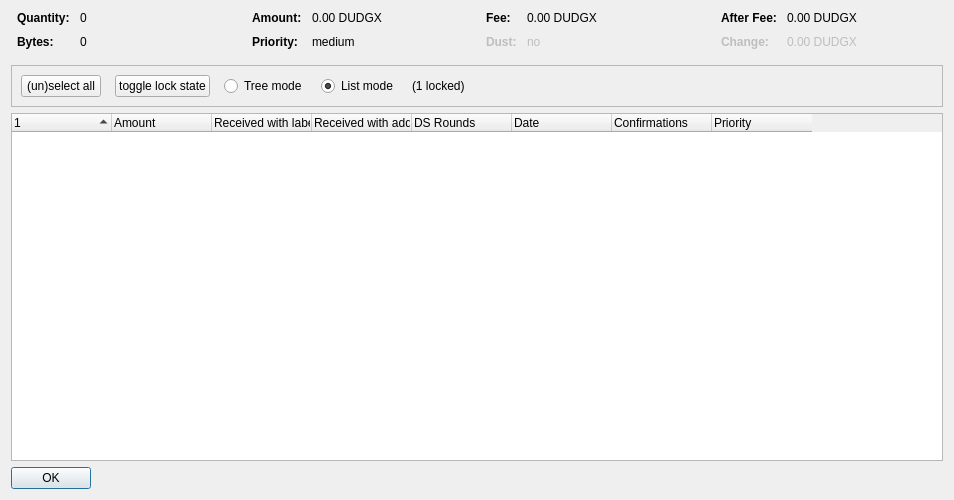
<?xml version="1.0" encoding="UTF-8"?>
<ui version="4.0">
 <class>CoinControlDialog</class>
 <widget class="QDialog" name="CoinControlDialog">
  <property name="geometry">
   <rect>
    <x>0</x>
    <y>0</y>
    <width>954</width>
    <height>500</height>
   </rect>
  </property>
  <property name="windowTitle">
   <string>Coin Selection</string>
  </property>
  <layout class="QVBoxLayout" name="verticalLayout">
   <item>
    <layout class="QHBoxLayout" name="horizontalLayoutTop" stretch="0,0,0,0">
     <property name="topMargin">
      <number>0</number>
     </property>
     <property name="bottomMargin">
      <number>10</number>
     </property>
     <item>
      <layout class="QFormLayout" name="formLayoutCoinControl1">
       <property name="horizontalSpacing">
        <number>10</number>
       </property>
       <property name="verticalSpacing">
        <number>10</number>
       </property>
       <property name="leftMargin">
        <number>6</number>
       </property>
       <property name="rightMargin">
        <number>6</number>
       </property>
       <item row="0" column="0">
        <widget class="QLabel" name="labelCoinControlQuantityText">
         <property name="font">
          <font>
           <weight>75</weight>
           <bold>true</bold>
          </font>
         </property>
         <property name="text">
          <string>Quantity:</string>
         </property>
        </widget>
       </item>
       <item row="0" column="1">
        <widget class="QLabel" name="labelCoinControlQuantity">
         <property name="cursor">
          <cursorShape>IBeamCursor</cursorShape>
         </property>
         <property name="contextMenuPolicy">
          <enum>Qt::ActionsContextMenu</enum>
         </property>
         <property name="text">
          <string notr="true">0</string>
         </property>
         <property name="textInteractionFlags">
          <set>Qt::LinksAccessibleByMouse|Qt::TextSelectableByKeyboard|Qt::TextSelectableByMouse</set>
         </property>
        </widget>
       </item>
       <item row="1" column="0">
        <widget class="QLabel" name="labelCoinControlBytesText">
         <property name="font">
          <font>
           <weight>75</weight>
           <bold>true</bold>
          </font>
         </property>
         <property name="text">
          <string>Bytes:</string>
         </property>
        </widget>
       </item>
       <item row="1" column="1">
        <widget class="QLabel" name="labelCoinControlBytes">
         <property name="cursor">
          <cursorShape>IBeamCursor</cursorShape>
         </property>
         <property name="contextMenuPolicy">
          <enum>Qt::ActionsContextMenu</enum>
         </property>
         <property name="text">
          <string notr="true">0</string>
         </property>
         <property name="textInteractionFlags">
          <set>Qt::LinksAccessibleByMouse|Qt::TextSelectableByKeyboard|Qt::TextSelectableByMouse</set>
         </property>
        </widget>
       </item>
      </layout>
     </item>
     <item>
      <layout class="QFormLayout" name="formLayoutCoinControl2">
       <property name="horizontalSpacing">
        <number>10</number>
       </property>
       <property name="verticalSpacing">
        <number>10</number>
       </property>
       <property name="leftMargin">
        <number>6</number>
       </property>
       <property name="rightMargin">
        <number>6</number>
       </property>
       <item row="0" column="0">
        <widget class="QLabel" name="labelCoinControlAmountText">
         <property name="font">
          <font>
           <weight>75</weight>
           <bold>true</bold>
          </font>
         </property>
         <property name="text">
          <string>Amount:</string>
         </property>
        </widget>
       </item>
       <item row="0" column="1">
        <widget class="QLabel" name="labelCoinControlAmount">
         <property name="cursor">
          <cursorShape>IBeamCursor</cursorShape>
         </property>
         <property name="contextMenuPolicy">
          <enum>Qt::ActionsContextMenu</enum>
         </property>
         <property name="text">
          <string notr="true">0.00 DUDGX</string>
         </property>
         <property name="textInteractionFlags">
          <set>Qt::LinksAccessibleByMouse|Qt::TextSelectableByKeyboard|Qt::TextSelectableByMouse</set>
         </property>
        </widget>
       </item>
       <item row="1" column="0">
        <widget class="QLabel" name="labelCoinControlPriorityText">
         <property name="font">
          <font>
           <weight>75</weight>
           <bold>true</bold>
          </font>
         </property>
         <property name="text">
          <string>Priority:</string>
         </property>
        </widget>
       </item>
       <item row="1" column="1">
        <widget class="QLabel" name="labelCoinControlPriority">
         <property name="cursor">
          <cursorShape>IBeamCursor</cursorShape>
         </property>
         <property name="contextMenuPolicy">
          <enum>Qt::ActionsContextMenu</enum>
         </property>
         <property name="text">
          <string>medium</string>
         </property>
         <property name="textInteractionFlags">
          <set>Qt::LinksAccessibleByMouse|Qt::TextSelectableByKeyboard|Qt::TextSelectableByMouse</set>
         </property>
        </widget>
       </item>
      </layout>
     </item>
     <item>
      <layout class="QFormLayout" name="formLayoutCoinControl3">
       <property name="horizontalSpacing">
        <number>10</number>
       </property>
       <property name="verticalSpacing">
        <number>10</number>
       </property>
       <property name="leftMargin">
        <number>6</number>
       </property>
       <property name="rightMargin">
        <number>6</number>
       </property>
       <item row="0" column="0">
        <widget class="QLabel" name="labelCoinControlFeeText">
         <property name="font">
          <font>
           <weight>75</weight>
           <bold>true</bold>
          </font>
         </property>
         <property name="text">
          <string>Fee:</string>
         </property>
        </widget>
       </item>
       <item row="0" column="1">
        <widget class="QLabel" name="labelCoinControlFee">
         <property name="cursor">
          <cursorShape>IBeamCursor</cursorShape>
         </property>
         <property name="contextMenuPolicy">
          <enum>Qt::ActionsContextMenu</enum>
         </property>
         <property name="text">
          <string notr="true">0.00 DUDGX</string>
         </property>
         <property name="textInteractionFlags">
          <set>Qt::LinksAccessibleByMouse|Qt::TextSelectableByKeyboard|Qt::TextSelectableByMouse</set>
         </property>
        </widget>
       </item>
       <item row="1" column="0">
        <widget class="QLabel" name="labelCoinControlLowOutputText">
         <property name="enabled">
          <bool>false</bool>
         </property>
         <property name="font">
          <font>
           <weight>75</weight>
           <bold>true</bold>
          </font>
         </property>
         <property name="text">
          <string>Dust:</string>
         </property>
        </widget>
       </item>
       <item row="1" column="1">
        <widget class="QLabel" name="labelCoinControlLowOutput">
         <property name="enabled">
          <bool>false</bool>
         </property>
         <property name="cursor">
          <cursorShape>IBeamCursor</cursorShape>
         </property>
         <property name="contextMenuPolicy">
          <enum>Qt::ActionsContextMenu</enum>
         </property>
         <property name="text">
          <string>no</string>
         </property>
         <property name="textInteractionFlags">
          <set>Qt::LinksAccessibleByMouse|Qt::TextSelectableByKeyboard|Qt::TextSelectableByMouse</set>
         </property>
        </widget>
       </item>
      </layout>
     </item>
     <item>
      <layout class="QFormLayout" name="formLayoutCoinControl4">
       <property name="horizontalSpacing">
        <number>10</number>
       </property>
       <property name="verticalSpacing">
        <number>10</number>
       </property>
       <property name="leftMargin">
        <number>6</number>
       </property>
       <property name="rightMargin">
        <number>6</number>
       </property>
       <item row="0" column="0">
        <widget class="QLabel" name="labelCoinControlAfterFeeText">
         <property name="font">
          <font>
           <weight>75</weight>
           <bold>true</bold>
          </font>
         </property>
         <property name="text">
          <string>After Fee:</string>
         </property>
        </widget>
       </item>
       <item row="0" column="1">
        <widget class="QLabel" name="labelCoinControlAfterFee">
         <property name="cursor">
          <cursorShape>IBeamCursor</cursorShape>
         </property>
         <property name="contextMenuPolicy">
          <enum>Qt::ActionsContextMenu</enum>
         </property>
         <property name="text">
          <string notr="true">0.00 DUDGX</string>
         </property>
         <property name="textInteractionFlags">
          <set>Qt::LinksAccessibleByMouse|Qt::TextSelectableByKeyboard|Qt::TextSelectableByMouse</set>
         </property>
        </widget>
       </item>
       <item row="1" column="0">
        <widget class="QLabel" name="labelCoinControlChangeText">
         <property name="enabled">
          <bool>false</bool>
         </property>
         <property name="font">
          <font>
           <weight>75</weight>
           <bold>true</bold>
          </font>
         </property>
         <property name="text">
          <string>Change:</string>
         </property>
        </widget>
       </item>
       <item row="1" column="1">
        <widget class="QLabel" name="labelCoinControlChange">
         <property name="enabled">
          <bool>false</bool>
         </property>
         <property name="cursor">
          <cursorShape>IBeamCursor</cursorShape>
         </property>
         <property name="contextMenuPolicy">
          <enum>Qt::ActionsContextMenu</enum>
         </property>
         <property name="text">
          <string notr="true">0.00 DUDGX</string>
         </property>
         <property name="textInteractionFlags">
          <set>Qt::LinksAccessibleByMouse|Qt::TextSelectableByKeyboard|Qt::TextSelectableByMouse</set>
         </property>
        </widget>
       </item>
      </layout>
     </item>
    </layout>
   </item>
   <item>
    <widget class="QFrame" name="frame">
     <property name="minimumSize">
      <size>
       <width>0</width>
       <height>40</height>
      </size>
     </property>
     <property name="frameShape">
      <enum>QFrame::StyledPanel</enum>
     </property>
     <property name="frameShadow">
      <enum>QFrame::Sunken</enum>
     </property>
     <layout class="QHBoxLayout" name="horizontalLayout">
      <item>
       <layout class="QHBoxLayout" name="horizontalLayoutPanel" stretch="0,0,0,0,0,0">
        <property name="spacing">
         <number>14</number>
        </property>
        <item>
         <widget class="QPushButton" name="pushButtonSelectAll">
          <property name="sizePolicy">
           <sizepolicy hsizetype="Maximum" vsizetype="Fixed">
            <horstretch>0</horstretch>
            <verstretch>0</verstretch>
           </sizepolicy>
          </property>
          <property name="text">
           <string>(un)select all</string>
          </property>
          <property name="autoDefault">
           <bool>false</bool>
          </property>
         </widget>
        </item>
        <item>
         <widget class="QPushButton" name="pushButtonToggleLock">
          <property name="sizePolicy">
           <sizepolicy hsizetype="Maximum" vsizetype="Fixed">
            <horstretch>0</horstretch>
            <verstretch>0</verstretch>
           </sizepolicy>
          </property>
          <property name="text">
           <string>toggle lock state</string>
          </property>
          <property name="autoDefault">
           <bool>false</bool>
          </property>
         </widget>
        </item>
        <item>
         <widget class="QRadioButton" name="radioTreeMode">
          <property name="sizePolicy">
           <sizepolicy hsizetype="Maximum" vsizetype="Fixed">
            <horstretch>0</horstretch>
            <verstretch>0</verstretch>
           </sizepolicy>
          </property>
          <property name="text">
           <string>Tree mode</string>
          </property>
         </widget>
        </item>
        <item>
         <widget class="QRadioButton" name="radioListMode">
          <property name="sizePolicy">
           <sizepolicy hsizetype="Maximum" vsizetype="Fixed">
            <horstretch>0</horstretch>
            <verstretch>0</verstretch>
           </sizepolicy>
          </property>
          <property name="text">
           <string>List mode</string>
          </property>
          <property name="checked">
           <bool>true</bool>
          </property>
         </widget>
        </item>
        <item>
         <widget class="QLabel" name="labelLocked">
          <property name="text">
           <string>(1 locked)</string>
          </property>
         </widget>
        </item>
        <item>
         <spacer name="horizontalSpacer">
          <property name="orientation">
           <enum>Qt::Horizontal</enum>
          </property>
          <property name="sizeHint" stdset="0">
           <size>
            <width>40</width>
            <height>20</height>
           </size>
          </property>
         </spacer>
        </item>
       </layout>
      </item>
     </layout>
    </widget>
   </item>
   <item>
    <widget class="CoinControlTreeWidget" name="treeWidget">
     <property name="contextMenuPolicy">
      <enum>Qt::CustomContextMenu</enum>
     </property>
     <property name="sortingEnabled">
      <bool>false</bool>
     </property>
     <property name="columnCount">
      <number>8</number>
     </property>
     <attribute name="headerShowSortIndicator" stdset="0">
      <bool>true</bool>
     </attribute>
     <attribute name="headerStretchLastSection">
      <bool>false</bool>
     </attribute>
     <column>
      <property name="text">
       <string/>
      </property>
     </column>
     <column>
      <property name="text">
       <string>Amount</string>
      </property>
     </column>
     <column>
      <property name="text">
       <string>Received with label</string>
      </property>
     </column>
     <column>
      <property name="text">
       <string>Received with address</string>
      </property>
     </column>
     <column>
      <property name="text">
       <string>DS Rounds</string>
      </property>
     </column>
     <column>
      <property name="text">
       <string>Date</string>
      </property>
     </column>
     <column>
      <property name="text">
       <string>Confirmations</string>
      </property>
      <property name="toolTip">
       <string>Confirmed</string>
      </property>
     </column>
     <column>
      <property name="text">
       <string>Priority</string>
      </property>
     </column>
    </widget>
   </item>
   <item>
    <widget class="QDialogButtonBox" name="buttonBox">
     <property name="sizePolicy">
      <sizepolicy hsizetype="Maximum" vsizetype="Fixed">
       <horstretch>0</horstretch>
       <verstretch>0</verstretch>
      </sizepolicy>
     </property>
     <property name="orientation">
      <enum>Qt::Horizontal</enum>
     </property>
     <property name="standardButtons">
      <set>QDialogButtonBox::Ok</set>
     </property>
    </widget>
   </item>
  </layout>
 </widget>
 <customwidgets>
  <customwidget>
   <class>CoinControlTreeWidget</class>
   <extends>QTreeWidget</extends>
   <header>coincontroltreewidget.h</header>
  </customwidget>
 </customwidgets>
 <resources/>
 <connections/>
</ui>
